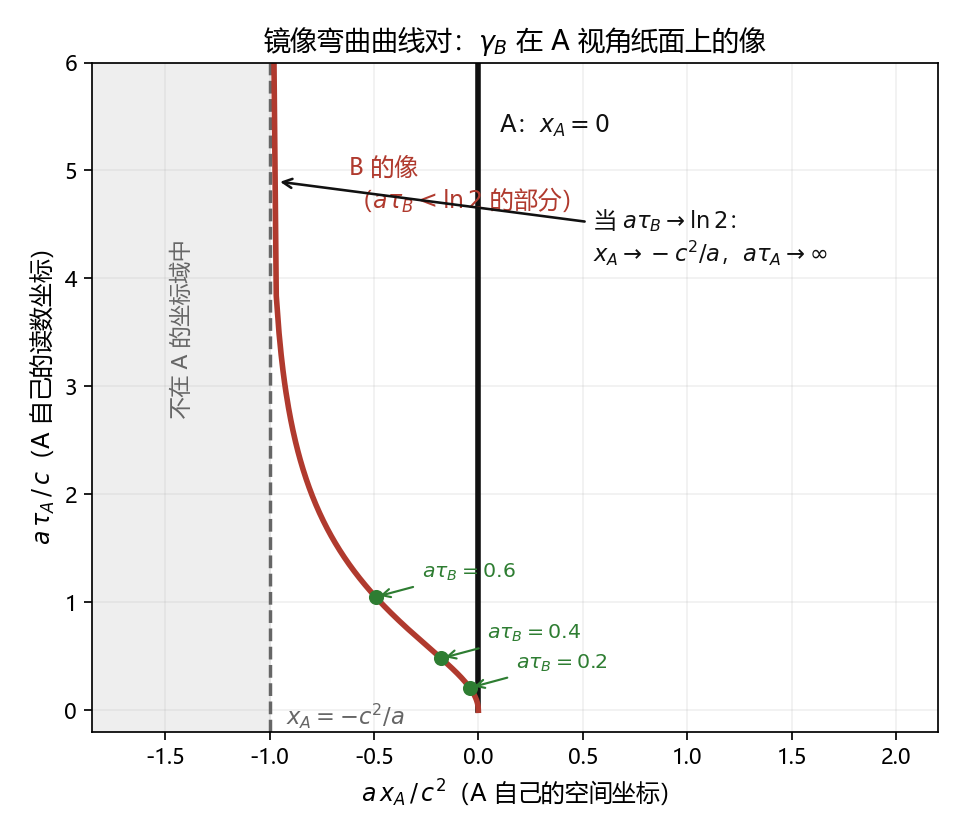

The Python source for this figure:
# -*- coding: utf-8 -*-
"""
第 14 章配图（修订版）：镜像弯曲曲线对中，gamma_B 在 **A 视角坐标纸面** 中的像。

旧图把这张图画在惯性坐标 (t,x) 上——那张纸属于第三方；本图的横轴是
A 自己的空间坐标 x_A、纵轴是 A 自己的读数坐标 tau_A。

像的参数方程（c=1，A 的曲率取 a=1，参数 u = a*tau_B 为 B 自己的读数）：
    x_A(u)  = sqrt(5 - 4 cosh u) - 1
    tau_A(u)= arctanh( sinh u / (2 - cosh u) )
像存在当且仅当 u < ln 2。u -> ln2 时 x_A -> -1（域边界）而 tau_A -> 无穷。
"""
import numpy as np
import matplotlib
matplotlib.use("Agg")
import matplotlib.pyplot as plt

for f, s in (("font.sans-serif", ["Microsoft YaHei", "SimHei", "DejaVu Sans"]),
             ("axes.unicode_minus", False)):
    plt.rcParams[f] = s

BLUE, RED, GREEN, GREY, BLACK = "#1f4e79", "#b03a2e", "#2e7d32", "#666666", "#111111"

# ---------------------------------------------------------------- 数值核验
print("=== 像的点检验（a=1）===")
for u in [0.0, 0.2, 0.4, 0.6, 0.69]:
    rho = np.sqrt(max(5 - 4 * np.cosh(u), 0.0))
    xA = rho - 1
    tA = np.arctanh(np.sinh(u) / (2 - np.cosh(u)))
    # 反代回惯性坐标验证 = B 的世界线 at=sinh u, ax=1-cosh u
    at = rho * np.sinh(tA)
    ax_ = rho * np.cosh(tA) - 1
    print(f"  u={u:.2f}  x_A={xA:+.5f}  tau_A={tA:.4f}  "
          f"反代 at={at:.5f} (应={np.sinh(u):.5f})  ax={ax_:+.5f} (应={1-np.cosh(u):+.5f})")

# ---------------------------------------------------------------- 图
fig, ax = plt.subplots(figsize=(6.2, 5.4))

# 域外
ax.axvspan(-1.85, -1.0, color="#eeeeee", zorder=0, hatch="///")
ax.text(-1.42, 2.75, "不在 A 的坐标域中", fontsize=10, color=GREY,
        ha="center", rotation=90)

# 域边界
ax.axvline(-1.0, color=GREY, ls="--", lw=1.6)
ax.text(-0.92, -0.14, "$x_A=-c^{2}/a$", fontsize=10.5, color=GREY)

# A 的世界线（自己的坐标里是纵轴）
ax.plot([0, 0], [0, 6.0], color=BLACK, lw=2.6)
ax.text(0.10, 5.35, "A：$x_A=0$", fontsize=11, color=BLACK)

# B 的像
us = np.linspace(0, np.log(2) - 1e-9, 2000)
rho = np.sqrt(np.maximum(5 - 4 * np.cosh(us), 0))
xA = rho - 1.0
tA = np.arctanh(np.sinh(us) / (2 - np.cosh(us)))
ax.plot(xA, tA, color=RED, lw=2.6)
ax.text(-0.62, 4.65, "B 的像\n（$a\\tau_B<\\ln2$ 的部分）", fontsize=11, color=RED)

# B 自己的读数 a*tau_B 的刻度点
for u in [0.2, 0.4, 0.6]:
    rho = np.sqrt(5 - 4 * np.cosh(u))
    xA1 = rho - 1
    tA1 = np.arctanh(np.sinh(u) / (2 - np.cosh(u)))
    ax.plot([xA1], [tA1], "o", color=GREEN, ms=6, zorder=5)
    ax.annotate(f"$a\\tau_B={u}$", xy=(xA1, tA1), xytext=(xA1 + 0.22, tA1 + 0.18),
                fontsize=9.5, color=GREEN,
                arrowprops=dict(arrowstyle="->", color=GREEN, lw=1.0))

# 渐近行为
ax.annotate("当 $a\\tau_B\\to\\ln2$：\n$x_A\\to-c^{2}/a$，$a\\tau_A\\to\\infty$",
            xy=(-0.97, 4.9), xytext=(0.55, 4.15), fontsize=10.5, color=BLACK,
            arrowprops=dict(arrowstyle="->", color=BLACK, lw=1.2))

ax.set_xlim(-1.85, 2.2)
ax.set_ylim(-0.2, 6.0)
ax.set_xlabel("$a\\,x_A\\,/\\,c^{2}$（A 自己的空间坐标）", fontsize=11)
ax.set_ylabel("$a\\,\\tau_A\\,/\\,c$（A 自己的读数坐标）", fontsize=11)
ax.set_title("镜像弯曲曲线对：$\\gamma_B$ 在 A 视角纸面上的像", fontsize=12.5)
ax.grid(alpha=0.18)
fig.tight_layout()
fig.savefig("twins-a-view-domain.png", dpi=155)
print("\n  已输出 twins-a-view-domain.png")
